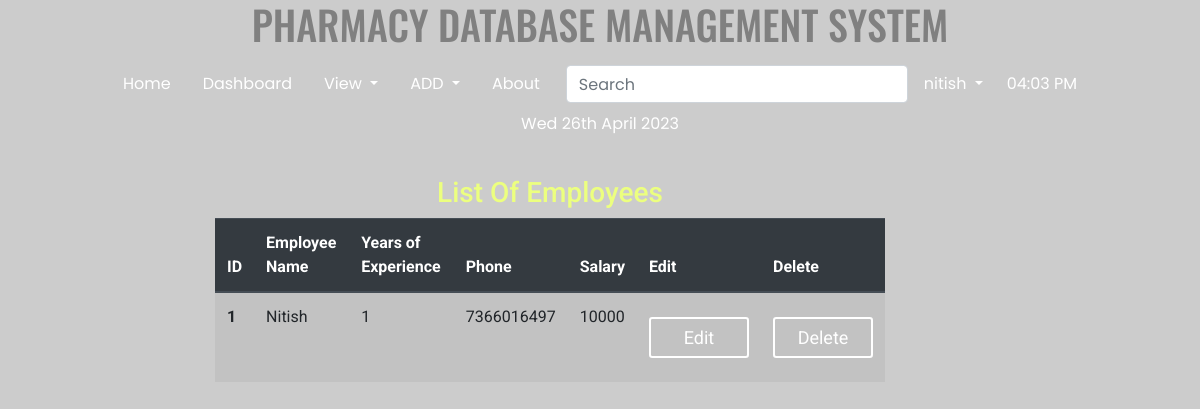
Screenshot of /employee/ (signed in) with the database file from the repository.
### home/models.py (models this page shows, shortened)
class Employee(models.Model):
    name = models.CharField(max_length=200)
    phone=models.CharField(max_length=17,default='')
    years_of_exp=models.IntegerField(default='')
    salary=models.IntegerField()
    @staticmethod
    def get_all_employees():
        return Employee.objects.all()

### home/views.py (the view)
# urls.py: path('employee/', views.employees, name='employee-list'),
def employees(request):
    employees = Employee.get_all_employees()
    return render(request, 'home/employee_list.html', {'employees': employees})

### templates/home/employee_list.html (shortened to what this page needs)
{% extends 'basic.html' %}
{% block body %}
{% load static %}
{% load crispy_forms_tags %}
{% if user.is_authenticated %}
<div class="col-md-7 offset-md-2">
 <h3 class="text-center">List Of Employees</h3>
<table class="table table-striped">
  <thead class="thead-dark">
    <tr>
      <th scope="col">ID</th>
      <th scope="col">Employee Name</th>
      <th scope="col">Years of Experience</th>
      <th scope="col">Phone</th>
      <th scope="col">Salary</th>
      <th scope="col">Edit</th>
      <th scope="col">Delete</th>
    </tr>
  </thead>
  <tbody>
  {% for employee in employees %}
    <tr>
      <th scope="row">{{employee.id}}</th>
      <td>{{employee.name}}</td>
      <td>{{employee.years_of_exp}}</td>
      <td>{{employee.phone}}</td>
      <td>{{employee.salary}}</td>
      <td><a href="/empedit/{{employee.id}}/"><button class="btn btn-primary btn-sm">Edit</button></a></td>
      <td>
        <form action="{% url 'home:delete_emp' employee.id %}" method="post">
          <input type="submit" class="btn btn-primary btn-sm" value="Delete">
        </form>
      </td>
    </tr>
    {% endfor %}
  </tbody>
</table>
</div>
<body style="
      width: 100%;
    height: 100vh;
    background: linear-gradient(rgba(0, 0, 0, 0.2), rgba(0, 0, 0, 0.2)), url('/static/images/bg2.jpg');
    background-size: cover;
    font-family: 'Roboto', sans-serif;
    ">
{% else %}
<h2>Please Log in to Create a Post</h2>
{% endif %}
{% endblock body %}

### templates/basic.html (shortened to what this page needs)
<!DOCTYPE html>
<html lang="en">
<head>
    <link rel="stylesheet" href="https://stackpath.bootstrapcdn.com/bootstrap/4.2.1/css/bootstrap.min.css"
 />
    {% load static %}
    <link href="{% static 'css/style.css'  %}" rel="stylesheet" />
</head>
    <h1 class="text-center" style="color: grey; font-family: 'Oswald', sans-serif;"> PHARMACY DATABASE MANAGEMENT SYSTEM</h1>
    <nav class="navbar navbar-expand-lg navbar-light" style="background: none; color: grey; text-color: grey; font-family: 'Poppins', sans-serif;">
        <div class="collapse navbar-collapse" id="navbarSupportedContent">
            <ul class="nav justify-content-center">
                <li class="nav-item {% block blogactive %} {% endblock blogactive %}">
                    <a class="nav-link" href="/">Home</a>
                </li>
                <li class="nav-item">
                    <a class="nav-link" href="/dashboard/">Dashboard</a>
                </li>
                <li class="nav-item dropdown">
                    <a class="nav-link dropdown-toggle" href="#" id="navbarDropdown" role="button"
                        data-toggle="dropdown" aria-haspopup="true" aria-expanded="false">
                        View
                    </a>
                </li>
                <li class="nav-item dropdown">
                    <a class="nav-link dropdown-toggle" href="#" id="navbarDropdown" role="button"
                        data-toggle="dropdown" aria-haspopup="true" aria-expanded="false">
                        ADD
                    </a>
                </li>
                <li class="nav-item {% block aboutactive %} {% endblock aboutactive %}">
                    <a class="nav-link" href="/about/">About</a>
                </li>
                {% if user.is_authenticated %}
                <ul class="navbar-nav">
                    <form method="post" action="/search/" class="form-inline my-2 my-lg-0">
                        <li>
                            <input class="form-control mr-sm-2" style="color: #26f1fb" type="search"
                                placeholder="Search" aria-label="Search" name="q" id="q" />
                        </li>
                    </form>
                    <li class="nav-item dropdown">
                        <a class="nav-link dropdown-toggle" href="#" id="navbarDropdown" role="button"
                            data-toggle="dropdown" aria-haspopup="true" aria-expanded="false">
                            {{request.user}}
                        </a>
                    </li>
                </ul>
                {% else %}
                <li class="nav-item {% block login %} {% endblock login %}">
                    <a class="nav-link" href="{% url 'home:login' %}">Login</a>
                </li>
                {% endif %}
                <li class="nav-item">
                    <a class="nav-link" href="">{% now "h:i A" as current_time %} {{ current_time|center:"150" }}</a>
                </li>
                <li class="nav-item">
                    <a class="nav-link" href="">{% now "D jS F Y" %}</a>
                </li>
            </ul>
        </div>
    </nav>
    <br />
    {% block body %} {% endblock %} {% block js %} {% endblock %}
</body>
</html>

### static/css/style.css (style rules this page uses)
body { margin: 0; padding: 0; font-family: sens-serif; height: 100vh; }
.nav, .collapse { width: 100%; }
.navbar .nav .nav-item .nav-link:link, .navbar .nav .nav-item .nav-link:visited { color: #fff; text-align: center; }
* { padding: 0; margin: 0; border-radius: border-box; }
input { width: 100%; border: none; outline: none; background: none; color: white; float: left; margin: 0 10px; font-size: 18px; }
.btn { width: 100px; background: none; border: 2px solid #fff; color: white; padding: 5px; font-size: 18px; cursor: pointer; margin: 12px 0; }
.col-md-6, .col-md-7, .col-md-8, .col-md-9, .col-md-10 { background: none; color: white; }
h1, h2, h3, h4, h5, h6 { background: none; color: rgb(236, 255, 127); }

### rows the page displays
Employee: id "1", name "Nitish", years_of_exp "1", phone "7366016497", salary "10000"

### other values shown
{{ request.user }} "nitish"
{{ current_time|center:"150" }} "04:03 PM"
